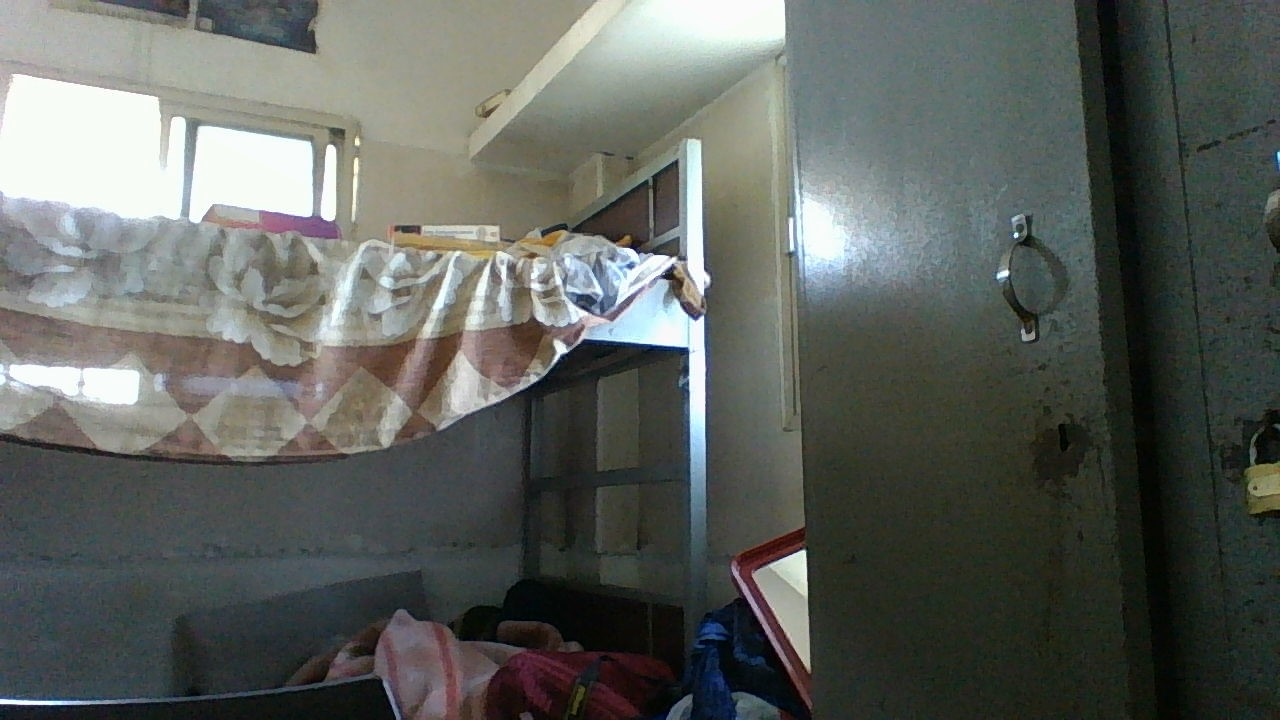
#> input picture OneDrive/Desktop/My Projects/Python/Stiching/original_image_right.jpg, 1280 x 720 px
$ python sticher2.py
#> lines starting #> are read from the running program, lines starting #| are printed output that depends on the picture; after the words box and inside, x2 and y2 are one past the last pixel; in counts of white or black regions, pixels touching at a corner belong together
import cv2
import numpy as np

img_ = cv2.imread('original_image_right.jpg')
#> img_ is the input picture: shape (720, 1280, 3); mean B, G, R 92.7, 97.5, 93.4
#img_ = cv2.imread('original_image_left.jpg')
img_ = cv2.resize(img_, (0,0), fx=0.5, fy=0.5)
#> img_: shape (360, 640, 3)
img1 = cv2.cvtColor(img_,cv2.COLOR_BGR2GRAY)

img = cv2.imread('original_image_left.jpg')
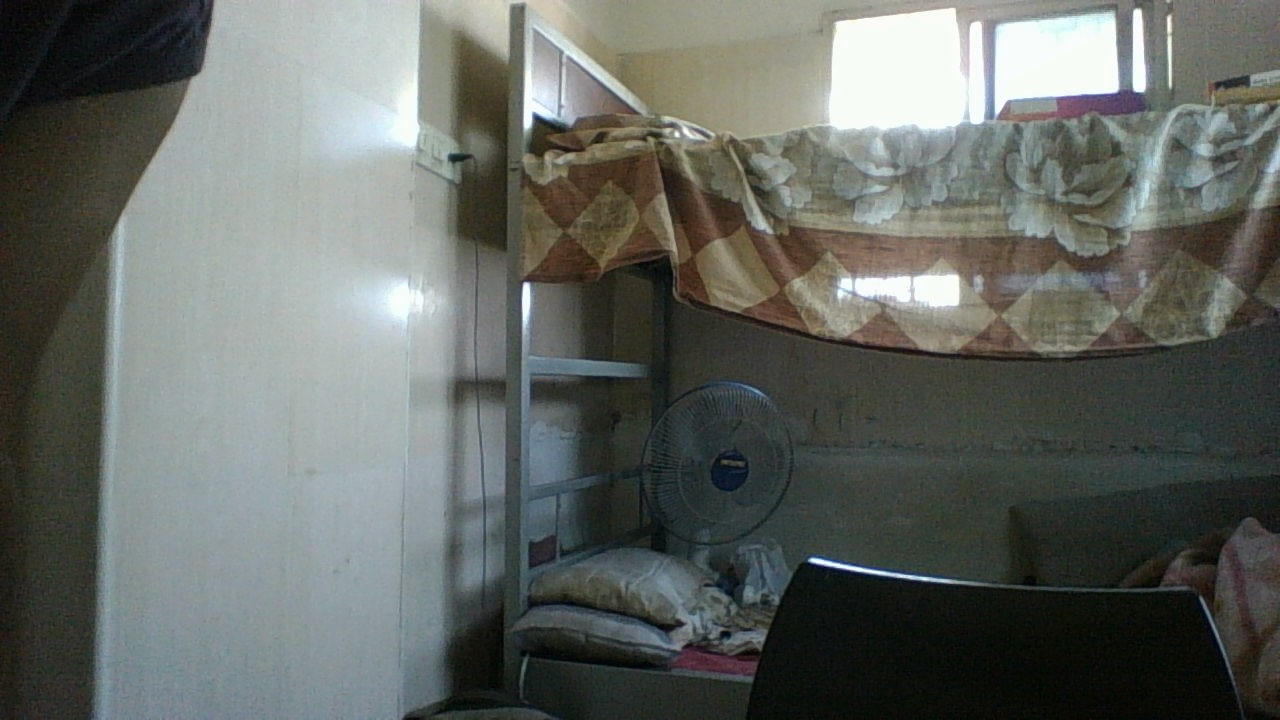
#> input picture OneDrive/Desktop/My Projects/Python/Stiching/original_image_left.jpg, 1280 x 720 px
#> img is the input picture: shape (720, 1280, 3); mean B, G, R 99.1, 103.9, 99.5
#img = cv2.imread('original_image_right.jpg')
img = cv2.resize(img, (0,0), fx=0.5, fy=0.5)
#> img: shape (360, 640, 3)
img2 = cv2.cvtColor(img,cv2.COLOR_BGR2GRAY)
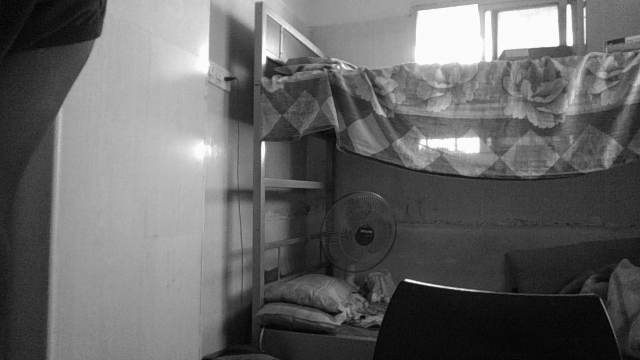
#> img2: shape (360, 640); min 2, max 254, mean 102.2

sift = cv2.xfeatures2d.SIFT_create()
# find key points
kp1, des1 = sift.detectAndCompute(img1,None)
#> kp1 = 687 keypoints; strongest (x, y, size): (280, 174, 4.5), (397, 283, 10.3), (502, 137, 3.3), (334, 137, 4.2)
kp2, des2 = sift.detectAndCompute(img2,None)
#> kp2 = 727 keypoints; strongest (x, y, size): (407, 280, 2.6), (263, 144, 3.2), (264, 61, 3.7), (570, 42, 5.4)

cv2.imshow('original_image_left_keypoints',cv2.drawKeypoints(img_,kp1,None))
cv2.imshow('original_image_right_keypoints',cv2.drawKeypoints(img,kp2,None))
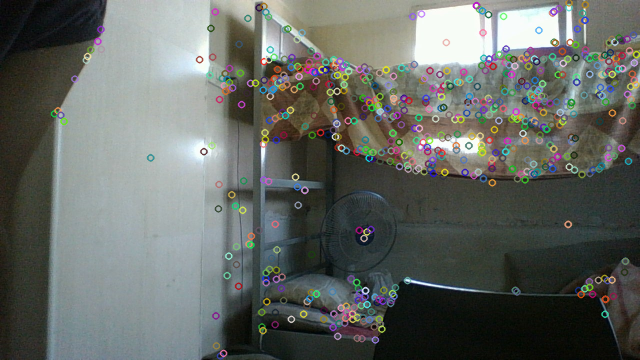
#> window 'original_image_right_keypoints': shape (360, 640, 3); mean B, G, R 100.5, 105, 100.8

# [4 lines of commented-out code are left out]
match = cv2.BFMatcher()
matches = match.knnMatch(des1,des2,k=2)
#> matches = 687 matches

good = []
for m,n in matches:
    if m.distance < 0.3*n.distance:
        good.append(m)
#> after the loop, good = 18 matches

draw_params = dict(matchColor=(255,0,0),
                       singlePointColor=None,
                       flags=2)

img3 = cv2.drawMatches(img_,kp1,img,kp2,good,None,**draw_params)
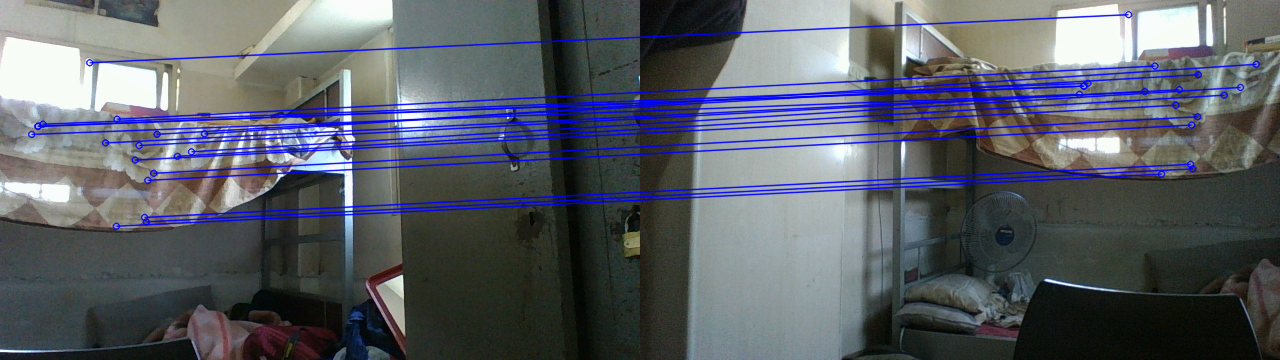
#> img3: shape (360, 1280, 3); mean B, G, R 103.8, 94.6, 90.6
cv2.imshow("original_image_drawMatches.jpg", img3)

MIN_MATCH_COUNT = 10
print(len(good))
#| 18
if len(good) > MIN_MATCH_COUNT:
    src_pts = np.float32([ kp1[m.queryIdx].pt for m in good ]).reshape(-1,1,2)
#> src_pts = 18 rows, first 8: [31.21, 133.9], [37.57, 125.8], [37.57, 125.8], [42.5, 123.7], [89.23, 62.22], [105, 142.4], [115.9, 225.7], [116.6, 118.7]
    dst_pts = np.float32([ kp2[m.trainIdx].pt for m in good ]).reshape(-1,1,2)
#> dst_pts = 18 rows, first 8: [438.9, 93.92], [443.4, 85.64], [443.4, 85.64], [447.4, 82.83], [488, 14.19], [504.3, 91.07], [521, 173.7], [514.3, 65.54]

    M, mask = cv2.findHomography(src_pts, dst_pts, cv2.RANSAC, 5.0)
#> M = [[0.219, 0.0889, 406.1], [-0.245, 0.878, -19.12], [-0.00125, 5.31e-05, 1]]; mask = 18 values from 1 to 1

    h,w = img1.shape
#> h = 360; w = 640
    pts = np.float32([ [0,0],[0,h-1],[w-1,h-1],[w-1,0] ]).reshape(-1,1,2)
#> pts = [[0, 0], [0, 359], [639, 359], [639, 0]]
    dst = cv2.perspectiveTransform(pts, M)
#> dst = [[406.1, -19.12], [429.8, 290.4], [2656, 640.8], [2750.3, -884.3]]
    img2 = cv2.polylines(img2,[np.int32(dst)],True,255,3, cv2.LINE_AA)
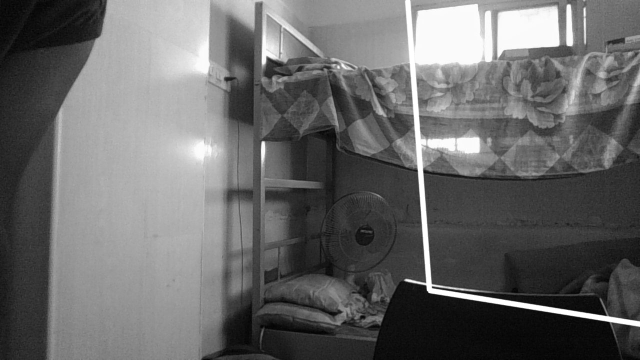
#> img2: shape (360, 640); 1.52% of pixels changed, all inside (x1, y1, x2, y2) = (404, 0, 640, 328)
    cv2.imshow("original_image_overlapping.jpg", img2)
else:
    print("Not enought matches are found - %d/%d", (len(good)/MIN_MATCH_COUNT))

dst = cv2.warpPerspective(img_,M,(img.shape[1] + img_.shape[1], img.shape[0]))
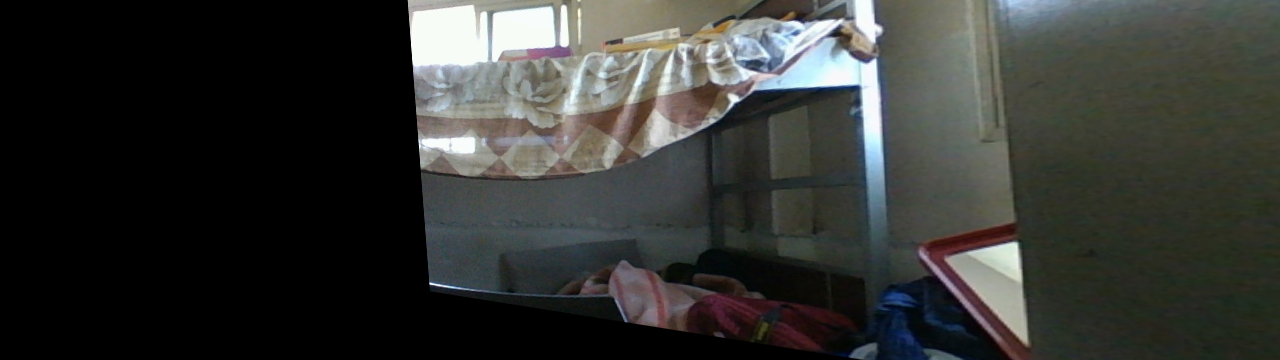
#> dst: shape (360, 1280, 3); mean B, G, R 51, 53.9, 52.5
dst[0:img.shape[0],0:img.shape[1]] = img
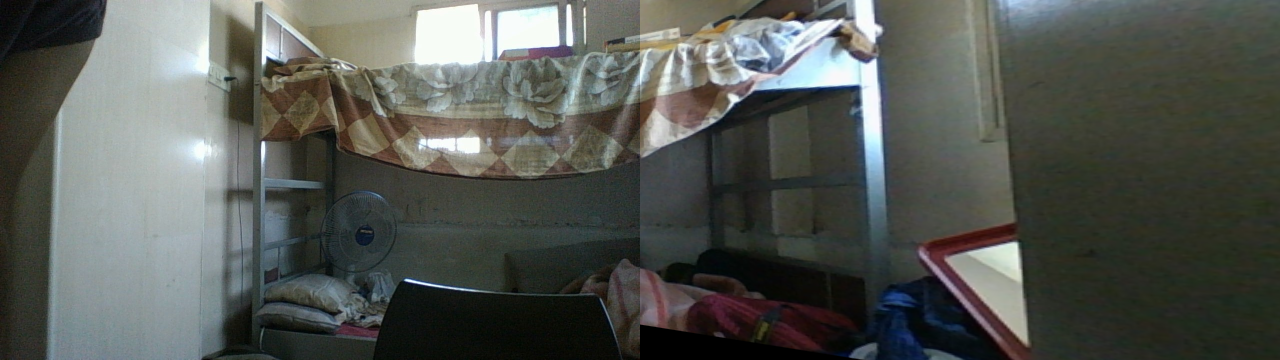
#> dst: shape (360, 1280, 3); mean B, G, R 83.1, 88.1, 84.7
cv2.imshow("original_image_stitched.jpg", dst)

def trim(frame):
    #crop top
    if not np.sum(frame[0]):
        return trim(frame[1:])
    #crop top
    if not np.sum(frame[-1]):
        return trim(frame[:-2])
    #crop top
    if not np.sum(frame[:,0]):
        return trim(frame[:,1:])
    #crop top
    if not np.sum(frame[:,-1]):
        return trim(frame[:,:-2])
    return frame

cv2.imshow("original_image_stitched_crop.jpg", trim(dst))
#cv2.imsave("original_image_stitched_crop.jpg", trim(dst))
